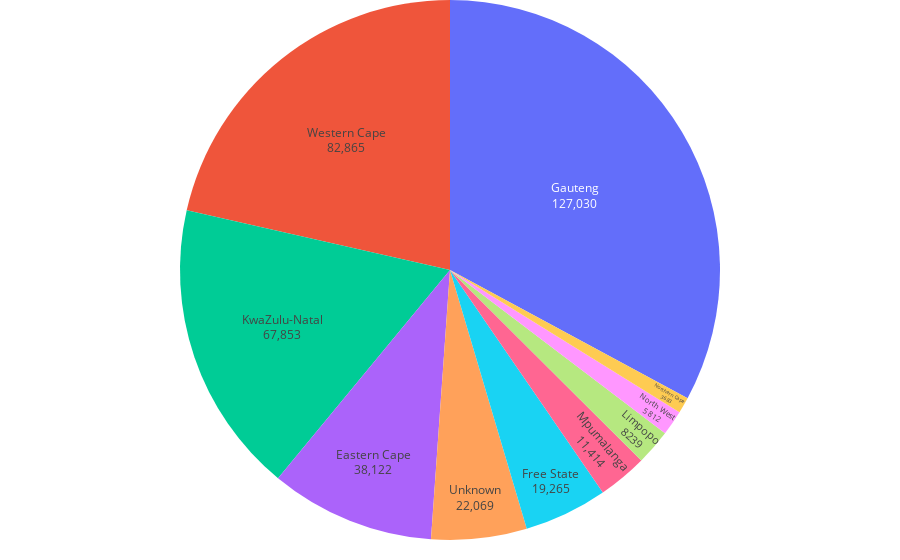

Notebook code cell kept with this figure:
### Code cell
create_pie_chart(prov_tests_totals_data, 'total', 'province', 'tot_tests_per_province.html')

### Figure 1 — Plotly figure (JSON) as saved in the notebook; plotly's stock layout.template omitted (floating-point values rounded to 4 significant figures)
{"data": [{"domain": {"x": [0, 1], "y": [0, 1]}, "hoverinfo": "label+percent", "hovertemplate": "%{label}<br>%{value}", "labels": ["Eastern Cape", "Free State", "Gauteng", "KwaZulu-Natal", "Limpopo", "Mpumalanga", "Northern Cape", "North West", "Western Cape", "Unknown"], "legendgroup": "", "name": "", "showlegend": true, "textinfo": "value+label", "textposition": "inside", "type": "pie", "values": [38122, 19265, 127030, 67853, 8239, 11414, 3683, 5812, 82865, 22069]}], "layout": {"legend": {"tracegroupgap": 0, "x": 0, "y": 1}, "margin": {"b": 20, "l": 0, "r": 0, "t": 0}, "showlegend": false}}
